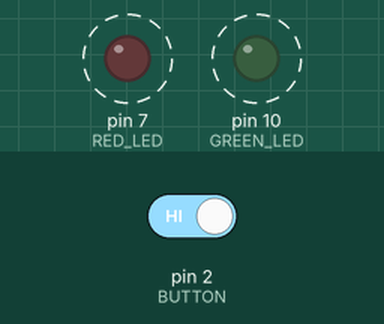
Recording of a sketch running on a simulated Arduino Uno, built with avr-gcc and run on an emulated ATmega328P. On the bench: output pins drawn as LEDs (lit = HIGH). Dashed ring = blinking. The test bench sets the inputs (shaded band); at power-on: pin 2 (BUTTON) HIGH.

Above: at 2.8 s.
2.9 s: pin 2 (BUTTON) driven LOW
7.2 s: pin 2 (BUTTON) driven HIGH
At 8.4 s:
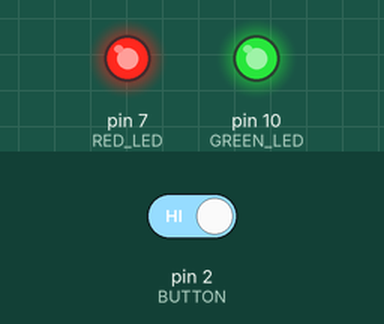
At 13.4 s:
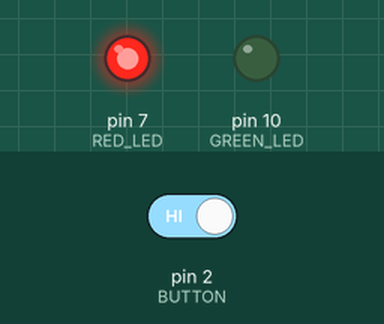
Timing chart, 0 to 21.8 s (numbered marks = the images above; inputs shaded):
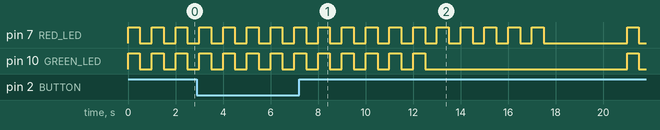

The sketch:

02-03_esercizioDueLED.ino
```cpp
#define BUTTON 2
#define RED_LED 7
#define GREEN_LED 10

void setup() {
  pinMode(BUTTON, INPUT_PULLUP);
  pinMode(RED_LED, OUTPUT);
  pinMode(GREEN_LED, OUTPUT);

}

void loop() {
  int interrupted = 0;
  if(!digitalRead(BUTTON))  //se tasto è premuto
  {
    for(int push_count = 0; push_count < 10; push_count++)
    {
      if(push_count < 5)
      {
        digitalWrite(RED_LED, HIGH);
        digitalWrite(GREEN_LED, HIGH);
      }
      else
      {
        digitalWrite(GREEN_LED, HIGH);
      }
      delay(500);
      digitalWrite(RED_LED, LOW);
      digitalWrite(GREEN_LED, LOW);
      delay(500);
      if(digitalRead(BUTTON))
        //se si lascia il tasto mentre esegue il ciclo
      {
        interrupted = 1;
        break;
      }
    }
  }
  else    //se il tasto non è premuto
  {
    for(int pull_count = 0; pull_count < 10; pull_count++)
    {
      if(pull_count < 5)
      {
        digitalWrite(RED_LED, HIGH);
        digitalWrite(GREEN_LED, HIGH);
      }
      else
      {
        digitalWrite(RED_LED, HIGH);
      }
      delay(500);
      digitalWrite(RED_LED, LOW);
      digitalWrite(GREEN_LED, LOW);
      delay(500);
      if(!digitalRead(BUTTON))
        //se si preme il tasto mentre esegue il ciclo
      {
        interrupted = 1;
        break;
      }
    }
  }
  if(!interrupted) delay(3000);

}
```
